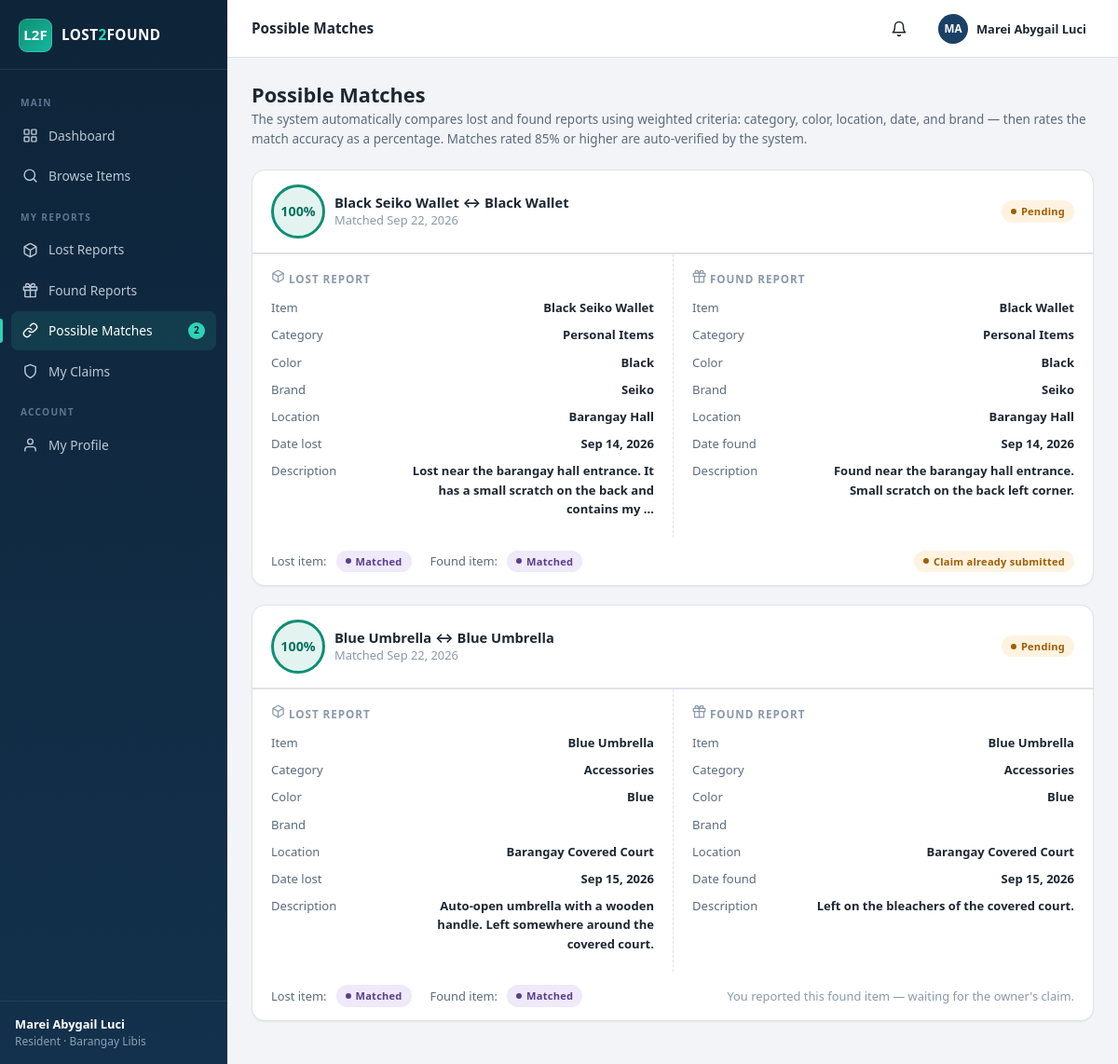
Screenshot of /resident/matches.php (signed in) with the database file from the repository.
### tables this page shows
CREATE TABLE IF NOT EXISTS matches (
  id            INT AUTO_INCREMENT PRIMARY KEY,
  lost_item_id  INT NOT NULL,
  found_item_id INT NOT NULL,
  match_score   INT NOT NULL,               
  status        ENUM('pending','confirmed','dismissed') DEFAULT 'pending',
  created_at    TIMESTAMP DEFAULT CURRENT_TIMESTAMP,
  UNIQUE KEY uq_pair (lost_item_id, found_item_id),
  FOREIGN KEY (lost_item_id)  REFERENCES lost_items(id)  ON DELETE CASCADE,
  FOREIGN KEY (found_item_id) REFERENCES found_items(id) ON DELETE CASCADE
);

CREATE TABLE IF NOT EXISTS lost_items (
  id          INT AUTO_INCREMENT PRIMARY KEY,
  user_id     INT NOT NULL,
  category_id INT NOT NULL,
  location_id INT NOT NULL,
  item_name   VARCHAR(100) NOT NULL,
  description TEXT NOT NULL,
  color       VARCHAR(40)  NOT NULL,
  brand       VARCHAR(60)  DEFAULT NULL,
  date_lost   DATE NOT NULL,
  photo       VARCHAR(255) DEFAULT NULL,
  status      ENUM('pending','approved','rejected','matched','claimed','closed')
              DEFAULT 'pending',
  reporter_privacy ENUM('name','anonymous') DEFAULT 'name',
  created_at  TIMESTAMP DEFAULT CURRENT_TIMESTAMP,
  updated_at  TIMESTAMP DEFAULT CURRENT_TIMESTAMP ON UPDATE CURRENT_TIMESTAMP,
  FOREIGN KEY (user_id)     REFERENCES users(id)     ON DELETE CASCADE,
  FOREIGN KEY (category_id) REFERENCES categories(id),
  FOREIGN KEY (location_id) REFERENCES locations(id)
);

CREATE TABLE IF NOT EXISTS found_items (
  id          INT AUTO_INCREMENT PRIMARY KEY,
  user_id     INT NOT NULL,
  category_id INT NOT NULL,
  location_id INT NOT NULL,
  item_name   VARCHAR(100) NOT NULL,
  description TEXT NOT NULL,
  color       VARCHAR(40)  NOT NULL,
  brand       VARCHAR(60)  DEFAULT NULL,
  date_found  DATE NOT NULL,
  photo       VARCHAR(255) DEFAULT NULL,
  status      ENUM('pending','approved','rejected','matched','returned','closed')
              DEFAULT 'pending',
  reporter_privacy ENUM('name','anonymous') DEFAULT 'name',
  created_at  TIMESTAMP DEFAULT CURRENT_TIMESTAMP,
  updated_at  TIMESTAMP DEFAULT CURRENT_TIMESTAMP ON UPDATE CURRENT_TIMESTAMP,
  FOREIGN KEY (user_id)     REFERENCES users(id)     ON DELETE CASCADE,
  FOREIGN KEY (category_id) REFERENCES categories(id),
  FOREIGN KEY (location_id) REFERENCES locations(id)
);

CREATE TABLE IF NOT EXISTS categories (
  id            INT AUTO_INCREMENT PRIMARY KEY,
  category_name VARCHAR(80) NOT NULL UNIQUE,
  created_at    TIMESTAMP DEFAULT CURRENT_TIMESTAMP
);

CREATE TABLE IF NOT EXISTS locations (
  id            INT AUTO_INCREMENT PRIMARY KEY,
  location_name VARCHAR(100) NOT NULL UNIQUE,
  created_at    TIMESTAMP DEFAULT CURRENT_TIMESTAMP
);

### resident/matches.php (the view, shortened to what this page needs)
<?php
require_once __DIR__ . '/../config/config.php';
$uid = (int)$_SESSION['user']['id'];
$db  = get_db();
$matches = $db->prepare(
    "SELECT m.*, m.status AS match_status,
            l.id AS lost_id, l.item_name AS lost_name, l.description AS lost_desc,
            l.color AS lost_color, l.brand AS lost_brand, l.date_lost, l.status AS lost_status,
            c1.category_name AS lost_cat, lo1.location_name AS lost_loc,
            f.id AS found_id, f.item_name AS found_name, f.description AS found_desc,
            f.color AS found_color, f.brand AS found_brand, f.date_found, f.status AS found_status,
            c2.category_name AS found_cat, lo2.location_name AS found_loc,
            l.user_id AS lost_user, f.user_id AS found_user
     FROM matches m
     JOIN lost_items  l   ON l.id  = m.lost_item_id
     JOIN found_items f   ON f.id  = m.found_item_id
     JOIN categories  c1  ON c1.id = l.category_id
     JOIN locations   lo1 ON lo1.id = l.location_id
     JOIN categories  c2  ON c2.id = f.category_id
     JOIN locations   lo2 ON lo2.id = f.location_id
     WHERE l.user_id = ? OR f.user_id = ?
     ORDER BY m.status = 'pending' DESC, m.match_score DESC, m.created_at DESC"
);
$matches->execute([$uid, $uid]);
$matches = $matches->fetchAll();
$myClaims = $db->prepare("SELECT found_item_id FROM claim_requests WHERE claimant_id = ? AND status IN ('pending','approved')");
$myClaims->execute([$uid]);
$myClaimIds = array_map('intval', $myClaims->fetchAll(PDO::FETCH_COLUMN));
$scoreClass = fn(int $s) => $s >= 85 ? '' : ($s >= 70 ? ' mid' : ' low');
require __DIR__ . '/../includes/header.php';
?>
<div class="page-head">
  <div>
    <h1>Possible Matches</h1>
    <p>The system automatically compares lost and found reports using weighted criteria:
       category, color, location, date, and brand — then rates the match accuracy as a percentage.
       Matches rated 85% or higher are auto-verified by the system.</p>
  </div>
</div>
<?php if (!$matches): ?>
  <div class="card">
    <div class="empty">
      <?= icon('link', 'i') ?>
      <h3>No matches yet</h3>
      <p>When your lost report lines up with a found report (or vice versa), the possible match
         will appear here automatically.</p>
      <a class="btn btn-teal mt-3" href="<?= base_url('resident/browse.php') ?>">Browse items</a>
    </div>
  </div>
<?php else: ?>
  <?php foreach ($matches as $m): ?>
    <div class="card mb-3">
      <div class="card-head">
        <div class="flex">
          <div class="score-ring<?= $scoreClass((int)$m['match_score']) ?>"><?= (int)$m['match_score'] ?>%</div>
          <div>
            <h3><?= e($m['lost_name']) ?> &harr; <?= e($m['found_name']) ?></h3>
            <div class="faint">Matched <?= time_ago($m['created_at']) ?></div>
          </div>
        </div>
        <div class="flex">
          <?= status_badge($m['match_status']) ?>
        </div>
      </div>
      <div class="compare">
        <div class="compare-col">
          <h4><?= icon('box', 'i i-sm') ?> Lost report</h4>
          <div class="kv"><span class="k">Item</span><span class="v"><?= e($m['lost_name']) ?></span></div>
          <div class="kv"><span class="k">Category</span><span class="v"><?= e($m['lost_cat']) ?></span></div>
          <div class="kv"><span class="k">Color</span><span class="v"><?= e($m['lost_color']) ?></span></div>
          <div class="kv"><span class="k">Brand</span><span class="v"><?= e($m['lost_brand'] ?? '—') ?></span></div>
          <div class="kv"><span class="k">Location</span><span class="v"><?= e($m['lost_loc']) ?></span></div>
          <div class="kv"><span class="k">Date lost</span><span class="v"><?= fmt_date($m['date_lost']) ?></span></div>
          <div class="kv"><span class="k">Description</span><span class="v" style="max-width:280px;text-align:right"><?= e(mb_strimwidth($m['lost_desc'], 0, 90, '…')) ?></span></div>
        </div>
        <div class="compare-col">
          <h4><?= icon('gift', 'i i-sm') ?> Found report</h4>
          <div class="kv"><span class="k">Item</span><span class="v"><?= e($m['found_name']) ?></span></div>
          <div class="kv"><span class="k">Category</span><span class="v"><?= e($m['found_cat']) ?></span></div>
          <div class="kv"><span class="k">Color</span><span class="v"><?= e($m['found_color']) ?></span></div>
          <div class="kv"><span class="k">Brand</span><span class="v"><?= e($m['found_brand'] ?? '—') ?></span></div>
          <div class="kv"><span class="k">Location</span><span class="v"><?= e($m['found_loc']) ?></span></div>
          <div class="kv"><span class="k">Date found</span><span class="v"><?= fmt_date($m['date_found']) ?></span></div>
          <div class="kv"><span class="k">Description</span><span class="v" style="max-width:280px;text-align:right"><?= e(mb_strimwidth($m['found_desc'], 0, 90, '…')) ?></span></div>
        </div>
      </div>
      <div class="card-body p-sm flex-between">
        <div class="flex">
          <span class="small muted">Lost item:</span> <?= status_badge($m['lost_status']) ?>
          <span class="small muted" style="margin-left:10px">Found item:</span> <?= status_badge($m['found_status']) ?>
        </div>
        <?php if ((int)$m['found_user'] === $uid): ?>
          <span class="faint">You reported this found item — waiting for the owner's claim.</span>
        <?php elseif ((int)$m['lost_user'] === $uid && $m['match_status'] !== 'dismissed' && !in_array($m['found_status'], ['returned', 'closed'], true)): ?>
          <?php if (in_array((int)$m['found_id'], $myClaimIds, true)): ?>
            <span class="badge badge-warn">Claim already submitted</span>
          <?php else: ?>
            <a class="btn btn-teal btn-sm" href="<?= base_url('resident/claims.php?new=' . (int)$m['found_id']) ?>">
              <?= icon('shield', 'i i-sm') ?> File a claim request
            </a>
          <?php endif; ?>
        <?php endif; ?>
      </div>
    </div>
  <?php endforeach; ?>
<?php endif; ?>
<?php require __DIR__ . '/../includes/footer.php'; ?>

### config/config.php (shortened to what this page needs)
<?php
function e(?string $value): string {
    return htmlspecialchars((string)$value, ENT_QUOTES, 'UTF-8');
}
function current_user(): ?array {
    return $_SESSION['user'] ?? null;
}
function icon(string $name, string $class = 'i'): string {
    return '<svg class="' . e($class) . '" viewBox="0 0 24 24" aria-hidden="true">' . ($icons[$name] ?? '') . '</svg>';
}
function status_badge(?string $status): string {
    $status = strtolower((string)$status);
    $map = [
        'pending'   => 'badge badge-muted',
        'approved'  => 'badge badge-info',
        'rejected'  => 'badge badge-danger',
        'matched'   => 'badge badge-match',
        'claimed'   => 'badge badge-warn',
        'closed'    => 'badge badge-dark',
        'returned'  => 'badge badge-success',
        'active'    => 'badge badge-success',
        'inactive'  => 'badge badge-danger',
        'pending'   => 'badge badge-warn',
        'rejected'  => 'badge badge-danger',
        'confirmed' => 'badge badge-success',
        'dismissed' => 'badge badge-dark',
    ];
    $class = $map[$status] ?? 'badge badge-muted';
    return '<span class="' . $class . '">' . e(ucfirst($status)) . '</span>';
}
function time_ago(?string $datetime): string {
    $ts  = strtotime($datetime);
    $now = time();
    $diff = $now - $ts;
    return date('M j, Y', $ts);
}
function fmt_date(?string $date): string {
    return $date ? date('M j, Y', strtotime($date)) : '—';
}

### assets/css/style.css (style rules this page uses)
:root { --navy-900: #0e2439; --navy-800: #13314c; --navy-700: #1b4066; --teal: #0e8f74; --teal-dark: #0b7260; --teal-soft: #e3f4f0; --sky-50: #f4faff; --sky-100: #e6f4fe; --sky-200: #cfeafd; --sky-300: #a9d8f7; --sky-400: #7cc3ef; --sky-500: #4fade2; --sky-600: #2374a6; --sky-700: #1a5c87; --sky-800: #123f60; --primary: #1b4066; --primary-dark: #13314c; --primary-soft: #e8eef5; --danger: #b3362c; --danger-soft: #f9e9e7; --warn: #a05e03; --warn-soft: #fdf3e0; --success: #147a52; --success-soft: #e4f4ec; --info: #1f5e9e; --info-soft: #e7f0f9; --purple: #5b3e8e; --purple-soft: #efe9f9; --bg: #f2f4f7; --surface: #ffffff; --border: #dde3ea; --text: #1d2733; --text-soft: #5b6b7c; --text-faint: #8b99a9; --radius: 10px; --radius-lg: 14px; --shadow-sm: 0 1px 2px rgba(16, 32, 51, .06); --shadow: 0 4px 16px rgba(16, 32, 51, .08); --shadow-lg: 0 12px 40px rgba(16, 32, 51, .16); --font: "Segoe UI", system-ui, -apple-system, Roboto, "Helvetica Neue", Arial, sans-serif; }
* { margin: 0; padding: 0; box-sizing: border-box; }
html { font-size: 15px; }
body { font-family: var(--font); background: var(--bg); color: var(--text); line-height: 1.55; -webkit-font-smoothing: antialiased; }
h1, h2, h3, h4 { font-weight: 700; line-height: 1.25; color: var(--text); }
h1 { font-size: 1.45rem; }
h3 { font-size: 1.02rem; }
.muted { color: var(--text-soft); }
.faint { color: var(--text-faint); font-size: .86rem; }
.small { font-size: .86rem; }
.mb-3 { margin-bottom: 20px; }
.flex { display: flex; align-items: center; gap: 10px; }
.flex-between { display: flex; align-items: center; justify-content: space-between; gap: 12px; flex-wrap: wrap; }
.i { width: 18px; height: 18px; flex-shrink: 0; stroke: currentColor; fill: none; stroke-width: 2; stroke-linecap: round; stroke-linejoin: round; }
.i-sm { width: 15px; height: 15px; }
.nav .i { width: 17px; height: 17px; }
.page-head { display: flex; align-items: flex-start; justify-content: space-between; gap: 16px; margin-bottom: 22px; flex-wrap: wrap; }
.page-head p { color: var(--text-soft); font-size: .9rem; margin-top: 3px; }
.card { background: var(--surface); border: 1px solid var(--border); border-radius: var(--radius-lg); box-shadow: var(--shadow-sm); }
.card-head { display: flex; align-items: center; justify-content: space-between; gap: 12px; padding: 15px 20px; border-bottom: 1px solid var(--border); flex-wrap: wrap; }
.card-head h3 { font-size: .98rem; }
.card-body { padding: 20px; }
.card-body.p-sm { padding: 14px 20px; }
.badge { display: inline-flex; align-items: center; gap: 5px; padding: 3px 10px; border-radius: 999px; font-size: .74rem; font-weight: 700; letter-spacing: .02em; white-space: nowrap; }
.badge::before { content: ""; width: 6px; height: 6px; border-radius: 50%; background: currentColor; }
.badge-warn { background: var(--warn-soft); color: var(--warn); }
.badge-match { background: var(--purple-soft); color: var(--purple); }
.score-ring { width: 58px; height: 58px; border-radius: 50%; display: grid; place-items: center; font-weight: 800; font-size: .95rem; border: 3px solid var(--teal); color: var(--teal-dark); background: var(--teal-soft); flex-shrink: 0; }
.compare { display: grid; grid-template-columns: 1fr 1fr; gap: 0; border-top: 1px solid var(--border); }
.compare-col { padding: 16px 20px; }
.compare-col + .compare-col { border-left: 1px dashed var(--border); }
.compare-col h4 { font-size: .78rem; text-transform: uppercase; letter-spacing: .08em; color: var(--text-faint); margin-bottom: 9px; }
.kv { display: flex; justify-content: space-between; gap: 14px; padding: 4.5px 0; font-size: .87rem; }
.kv .k { color: var(--text-soft); }
.kv .v { font-weight: 600; text-align: right; }

### rows the page displays
matches: match_score "100", lost_item.item_name "Black Seiko Wallet", found_item.item_name "Black Wallet", created_at "Sep 22, 2026", status "Pending Matched Matched", categories.category_name "Personal Items", lost_item.color "Black", lost_item.brand "Seiko", locations.location_name "Barangay Hall", lost_item.date_lost "Sep 14, 2026", lost_item.description "Lost near the barangay hall entrance. It has a small scratch on the back and contains my …", found_item.color "Black", found_item.brand "Seiko", found_item.date_found "Sep 14, 2026", found_item.description "Found near the barangay hall entrance. Small scratch on the back left corner.", shows "Claim already submitted"
matches: match_score "100", lost_item.item_name "Blue Umbrella", found_item.item_name "Blue Umbrella", created_at "Sep 22, 2026", status "Pending Matched Matched", categories.category_name "Accessories", lost_item.color "Blue", locations.location_name "Barangay Covered Court", lost_item.date_lost "Sep 15, 2026", lost_item.description "Auto-open umbrella with a wooden handle. Left somewhere around the covered court.", found_item.color "Blue", found_item.date_found "Sep 15, 2026", found_item.description "Left on the bleachers of the covered court.", shows "You reported this found item — waiting for the owner's claim."

### other values shown
$section "MAIN"
$label "Dashboard"
$label "Browse Items"
$section "MY REPORTS"
$label "Lost Reports"
$label "Found Reports"
$label "Possible Matches"
$count "2"
$label "My Claims"
$section "ACCOUNT"
$label "My Profile"
$u['full_name'] "Marei Abygail Luci"
$title "Possible Matches"
initials($u['full_name']) "MA"
